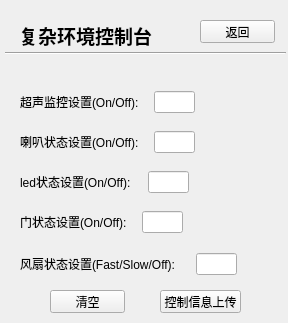
<?xml version="1.0" encoding="UTF-8"?>
<ui version="4.0">
 <class>paraset</class>
 <widget class="QWidget" name="paraset">
  <property name="geometry">
   <rect>
    <x>0</x>
    <y>0</y>
    <width>288</width>
    <height>323</height>
   </rect>
  </property>
  <property name="windowTitle">
   <string>Form</string>
  </property>
  <widget class="QLabel" name="label">
   <property name="geometry">
    <rect>
     <x>0</x>
     <y>20</y>
     <width>171</width>
     <height>31</height>
    </rect>
   </property>
   <property name="text">
    <string>&lt;html&gt;&lt;head/&gt;&lt;body&gt;&lt;p align=&quot;center&quot;&gt;&lt;span style=&quot; font-size:14pt; font-weight:600;&quot;&gt;复杂环境控制台&lt;/span&gt;&lt;/p&gt;&lt;/body&gt;&lt;/html&gt;</string>
   </property>
  </widget>
  <widget class="QPushButton" name="back_pushButton">
   <property name="geometry">
    <rect>
     <x>200</x>
     <y>20</y>
     <width>75</width>
     <height>23</height>
    </rect>
   </property>
   <property name="text">
    <string>返回</string>
   </property>
  </widget>
  <widget class="Line" name="line">
   <property name="geometry">
    <rect>
     <x>5</x>
     <y>43</y>
     <width>281</width>
     <height>20</height>
    </rect>
   </property>
   <property name="orientation">
    <enum>Qt::Horizontal</enum>
   </property>
  </widget>
  <widget class="QPushButton" name="clear_pushButton">
   <property name="geometry">
    <rect>
     <x>50</x>
     <y>290</y>
     <width>75</width>
     <height>23</height>
    </rect>
   </property>
   <property name="text">
    <string>清空</string>
   </property>
  </widget>
  <widget class="QPushButton" name="upload_pushButton">
   <property name="geometry">
    <rect>
     <x>160</x>
     <y>290</y>
     <width>81</width>
     <height>23</height>
    </rect>
   </property>
   <property name="text">
    <string>控制信息上传</string>
   </property>
  </widget>
  <widget class="QWidget" name="layoutWidget">
   <property name="geometry">
    <rect>
     <x>20</x>
     <y>90</y>
     <width>175</width>
     <height>24</height>
    </rect>
   </property>
   <layout class="QHBoxLayout" name="horizontalLayout">
    <item>
     <widget class="QLabel" name="label_2">
      <property name="text">
       <string>超声监控设置(On/Off):</string>
      </property>
     </widget>
    </item>
    <item>
     <widget class="QLineEdit" name="sonic_state_lineEdit">
      <property name="sizePolicy">
       <sizepolicy hsizetype="Fixed" vsizetype="Fixed">
        <horstretch>0</horstretch>
        <verstretch>0</verstretch>
       </sizepolicy>
      </property>
      <property name="maximumSize">
       <size>
        <width>41</width>
        <height>16777215</height>
       </size>
      </property>
     </widget>
    </item>
   </layout>
  </widget>
  <widget class="QWidget" name="layoutWidget">
   <property name="geometry">
    <rect>
     <x>20</x>
     <y>130</y>
     <width>175</width>
     <height>24</height>
    </rect>
   </property>
   <layout class="QHBoxLayout" name="horizontalLayout_2">
    <item>
     <widget class="QLabel" name="label_3">
      <property name="text">
       <string>喇叭状态设置(On/Off):</string>
      </property>
     </widget>
    </item>
    <item>
     <widget class="QLineEdit" name="buzzer_state_lineEdit">
      <property name="sizePolicy">
       <sizepolicy hsizetype="Fixed" vsizetype="Fixed">
        <horstretch>0</horstretch>
        <verstretch>0</verstretch>
       </sizepolicy>
      </property>
      <property name="maximumSize">
       <size>
        <width>41</width>
        <height>16777215</height>
       </size>
      </property>
     </widget>
    </item>
   </layout>
  </widget>
  <widget class="QWidget" name="layoutWidget">
   <property name="geometry">
    <rect>
     <x>20</x>
     <y>170</y>
     <width>169</width>
     <height>24</height>
    </rect>
   </property>
   <layout class="QHBoxLayout" name="horizontalLayout_3">
    <item>
     <widget class="QLabel" name="label_4">
      <property name="text">
       <string>led状态设置(On/Off):</string>
      </property>
     </widget>
    </item>
    <item>
     <widget class="QLineEdit" name="led_state_lineEdit">
      <property name="sizePolicy">
       <sizepolicy hsizetype="Fixed" vsizetype="Fixed">
        <horstretch>0</horstretch>
        <verstretch>0</verstretch>
       </sizepolicy>
      </property>
      <property name="maximumSize">
       <size>
        <width>41</width>
        <height>16777215</height>
       </size>
      </property>
     </widget>
    </item>
   </layout>
  </widget>
  <widget class="QWidget" name="layoutWidget">
   <property name="geometry">
    <rect>
     <x>20</x>
     <y>210</y>
     <width>163</width>
     <height>24</height>
    </rect>
   </property>
   <layout class="QHBoxLayout" name="horizontalLayout_4">
    <item>
     <widget class="QLabel" name="label_5">
      <property name="text">
       <string>门状态设置(On/Off):</string>
      </property>
     </widget>
    </item>
    <item>
     <widget class="QLineEdit" name="door_state_lineEdit">
      <property name="sizePolicy">
       <sizepolicy hsizetype="Fixed" vsizetype="Fixed">
        <horstretch>0</horstretch>
        <verstretch>0</verstretch>
       </sizepolicy>
      </property>
      <property name="maximumSize">
       <size>
        <width>41</width>
        <height>16777215</height>
       </size>
      </property>
     </widget>
    </item>
   </layout>
  </widget>
  <widget class="QWidget" name="layoutWidget">
   <property name="geometry">
    <rect>
     <x>20</x>
     <y>252</y>
     <width>217</width>
     <height>24</height>
    </rect>
   </property>
   <layout class="QHBoxLayout" name="horizontalLayout_5">
    <item>
     <widget class="QLabel" name="label_6">
      <property name="text">
       <string>风扇状态设置(Fast/Slow/Off):</string>
      </property>
     </widget>
    </item>
    <item>
     <widget class="QLineEdit" name="fan_state_lineEdit">
      <property name="sizePolicy">
       <sizepolicy hsizetype="Fixed" vsizetype="Fixed">
        <horstretch>0</horstretch>
        <verstretch>0</verstretch>
       </sizepolicy>
      </property>
      <property name="maximumSize">
       <size>
        <width>41</width>
        <height>16777215</height>
       </size>
      </property>
     </widget>
    </item>
   </layout>
  </widget>
 </widget>
 <resources/>
 <connections/>
</ui>
